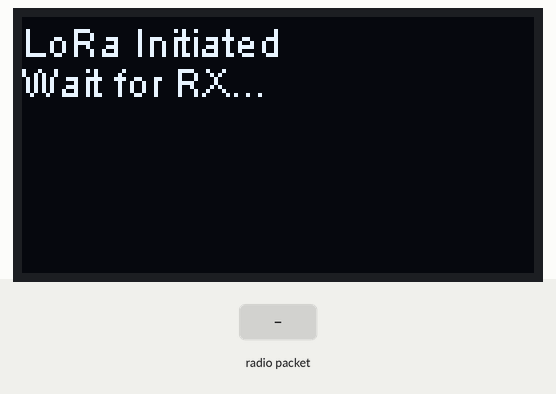
This sketch was run on a simulated ESP32. On the bench: 128×64 one-colour display. The inputs (shaded band) are chosen by the test bench. What the sketch prints to the serial monitor is not drawn.

Above: at 4.0 s.
4.1 s: radio packet "1" arrives
At 4.9 s:
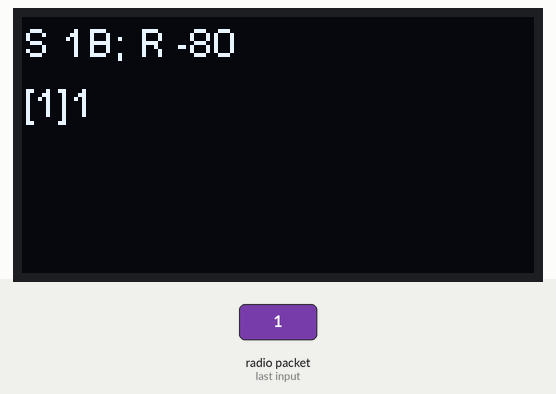
5.6 s: radio packet "0" arrives
At 6.0 s:
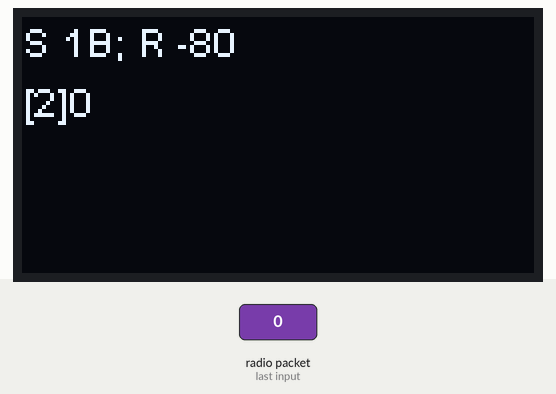
7.1 s: radio packet "2" arrives
At 8.2 s:
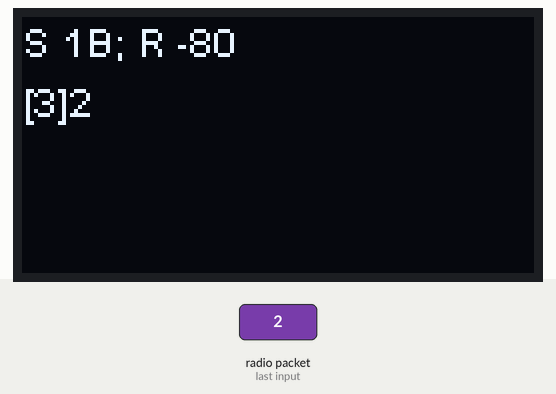
Timing chart, 0 to 10.1 s (numbered marks = the images above; inputs shaded):
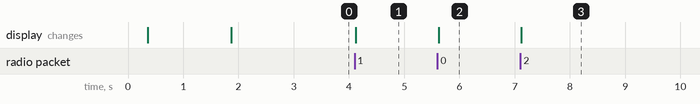

The sketch:

wireless_stick.ino
```cpp
#include "heltec.h"
#include "lora_details.h"

typedef enum
{
    LOWPOWER,
    RECEIVE,
    TRANSMIT
}States_t;
States_t state;

String rssi = "RSSI --";
String packSize = "--";
int packetSize, messages_received;
String packet ;

void setup() {
  // Setup Heltec
  Heltec.begin(true /*DisplayEnable Enable*/, true /*Heltec.Heltec.Heltec.LoRa Enable*/, true /*Serial Enable*/, true /*PABOOST Enable*/, RF_FREQUENCY /*long BAND*/);
  Serial.println("Heltec initiated");

  // Setup LORA
  LoRa.setSpreadingFactor(LORA_SPREADING_FACTOR);
  LoRa.setSignalBandwidth(LORA_BANDWIDTH_HZ);
  LoRa.setCodingRate4(LORA_CODINGRATE);
  LoRa.setSyncWord(0x12);   //0x34
  LoRa.setPreambleLength(LORA_PREAMBLE_LENGTH);
  Serial.println("LORA setup");

  // Setup display
  Heltec.display->init();
  Heltec.display->flipScreenVertically();
  Heltec.display->setFont(ArialMT_Plain_10);
  delay(1500);

  Heltec.display->clear();
  Heltec.display->drawString(0, 0, "LoRa Initiated");
  Heltec.display->drawString(0, 10, "Wait for RX...");
  Heltec.display->display();
  delay(1000);
  Serial.println("Screen setup");

  // Setup LORA receiving callback function
  //LoRa.onReceive(cbk);
  state = RECEIVE;
  messages_received = 0;
}

void loop() {
  switch (state){
    case RECEIVE:
      LoRa.receive();
      while (state == RECEIVE){
        packetSize = LoRa.parsePacket();

        if (packetSize){
          messages_received ++;
          cbk(packetSize);
        }

        delay(10);
      }
      break;
    default:
      break;
  }
  delay(10);
}
```

auxiliary.ino
```cpp
void LoRaData(){
  Heltec.display->clear();
  Heltec.display->drawString(0 , 0 , "S "+ packSize + "B; " + rssi);
  Heltec.display->drawStringMaxWidth(0 , 15 , 128, packet);
  //Heltec.display->drawString(0, 0, rssi);
  Heltec.display->display();
}

void cbk(int packetSize) {
  Serial.println("Packet received" + String(packSize));
  packet = "[" + String(messages_received) + "]";
  packSize = String(packetSize,DEC);
  for (int i = 0; i < packetSize; i++){
      packet += (char) LoRa.read();
  }
  rssi = "R " + String(LoRa.packetRssi(), DEC) ;

  Serial.println(packet);

  // Print data
  LoRaData();
}
```

lora_details.h
```cpp
#define RF_FREQUENCY                                868E6     // Hz
#define TX_OUTPUT_POWER                             14        // dBm
#define LORA_BANDWIDTH                              0         // [0: 125 kHz, 1: 250 kHz, 2: 500 kHz, 3: Reserved]
#define LORA_BANDWIDTH_HZ                           125E3     // HZ
#define LORA_SPREADING_FACTOR                       7         // [SF7..SF12]
#define LORA_CODINGRATE                             1         // [1: 4/5,  2: 4/6, 3: 4/7, 4: 4/8]
#define LORA_PREAMBLE_LENGTH                        8         // Same for Tx and Rx
#define LORA_SYMBOL_TIMEOUT                         0         // Symbols
#define LORA_FIX_LENGTH_PAYLOAD_ON                  false
#define LORA_IQ_INVERSION_ON                        false
```

Measured:
- after the input at 4.1 s, the display: changes at once (image 1)
- after the input at 5.6 s, the display: changes at once (image 2)
- after the input at 7.1 s, the display: changes at once (image 3)
